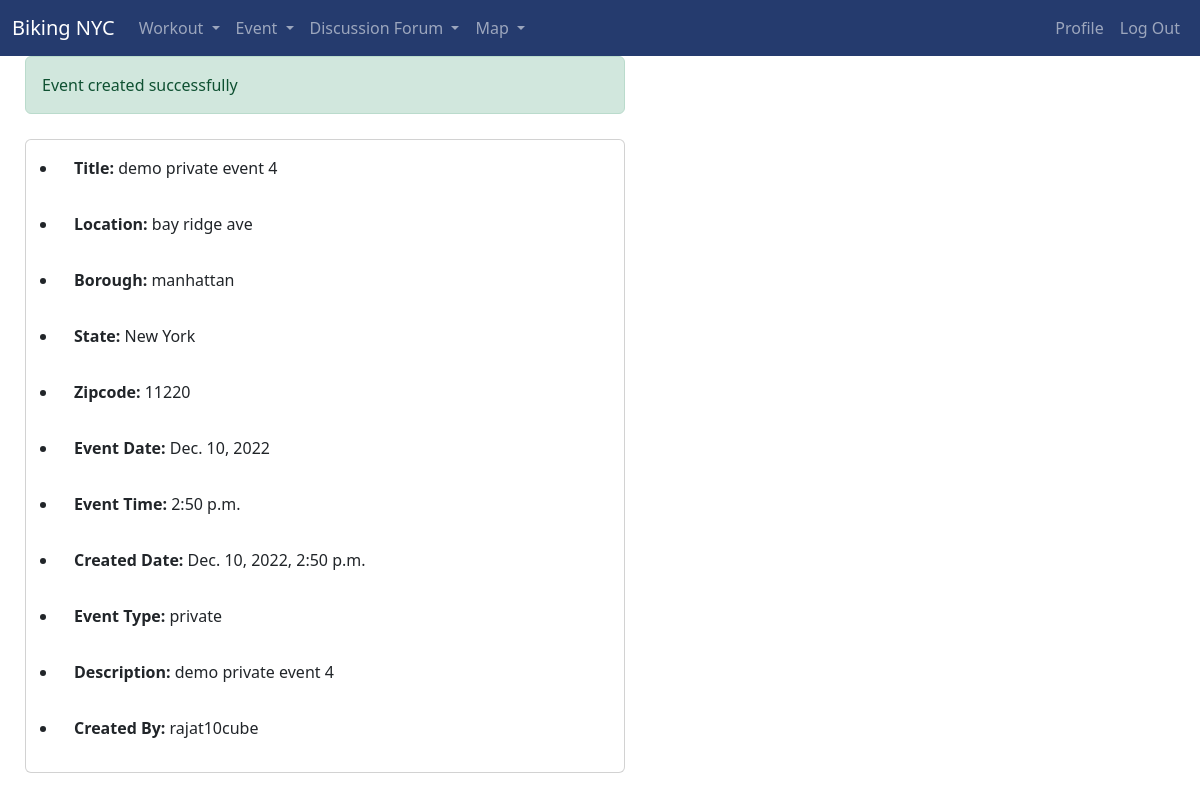
Screenshot of /create_event/post_event/success (signed in) with the database file from the repository.
### bikingapp/models.py (models this page shows, shortened)
class Event(models.Model):
    title = models.CharField(max_length=50)
    location = models.CharField(max_length=200)
    borough = models.CharField(
        max_length=20,
        choices=[
            ("manhattan", "Manhattan"),
            ("queens", "Queens"),
            ("bronx", "Bronx"),
            ("staten island", "Staten Island"),
            ("brooklyn", "Brooklyn"),
        ],
        default="Manhattan",
    )
    date = models.DateField(default=timezone.now)
    time = models.TimeField(default=timezone.now)
    date_created = models.DateTimeField(default=timezone.now)
    event_type = models.CharField(
        max_length=200,
        choices=[("public", "Public"), ("private", "Private")],
        default="Public",
    )
    description = models.CharField(max_length=500, null=True)
    created_by = models.CharField(max_length=100, default="user")
    zipcode = models.CharField(max_length=5, null=True)
    state = models.CharField(max_length=10, default="New York")

### bikingapp/views.py (the view)
# urls.py: path("create_event/post_event/success", views.event_success),
@login_required
def event_success(request):
    obj = models.Event.objects.order_by("id").latest("id")
    context = {"obj1": obj}
    return render(request, "event/event_success.html", context)

### bikingapp/models.py (called while the page is built)
    def __str__(self):
        return self.username

### bikingapp/templates/event/event_success.html (shortened to what this page needs)
<!DOCTYPE html>
<html lang="en">
<head>
  <link href="https://cdn.jsdelivr.net/npm/bootstrap@5.2.2/dist/css/bootstrap.min.css" rel="stylesheet"
 />
  <link rel="stylesheet" href="https://cdn.jsdelivr.net/npm/bootstrap-icons@1.9.1/font/bootstrap-icons.css" />
</head>
<body>
  {% extends 'base.html' %} {% block content %}
  <div>
    <div class="col">
      <div class="alert alert-success col-lg-6" role="alert" style="margin-left: 25px">
        Event created successfully
      </div>
      <div class="card col-lg-6" style="margin: 25px">
        <ul>
          <li class="card-body"><b>Title:</b> {{obj1.title}}</li>
          <li class="card-body"><b>Location:</b> {{obj1.location}}</li>
          <li class="card-body"><b>Borough:</b> {{obj1.borough}}</li>
          <li class="card-body"><b>State:</b> {{obj1.state}}</li>
          <li class="card-body"><b>Zipcode:</b> {{obj1.zipcode}}</li>
          <li class="card-body"><b>Event Date:</b> {{obj1.date}}</li>
          <li class="card-body"><b>Event Time:</b> {{obj1.time}}</li>
          <li class="card-body">
            <b>Created Date:</b> {{obj1.date_created}}
          </li>
          <li class="card-body"><b>Event Type:</b> {{obj1.event_type}}</li>
          <li class="card-body"><b>Description:</b> {{obj1.description}}</li>
          <li class="card-body"><b>Created By:</b> {{obj1.created_by}}</li>
        </ul>
      </div>
    </div>
  </div>
  {% endblock content %}

### rows the page displays
Event: title "demo private event 4", location "bay ridge ave", borough "manhattan", state "New York", zipcode "11220", date "Dec. 10, 2022", time "2:50 p.m.", date_created "Dec. 10, 2022, 2:50 p.m.", event_type "private", description "demo private event 4", created_by "rajat10cube"
